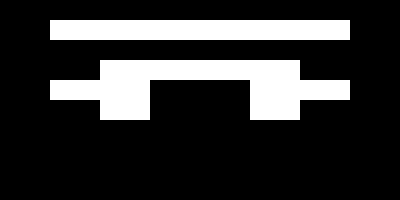

A level layout from a 2D game, rendered from its tile map. Below: a short description, then the map file with its tile-grid data intact:
An orthogonal 8x10 tile map with 50x20 px tiles, 1 tile layer (level-layer).

<map version="1.10" tiledversion="1.11.0" orientation="orthogonal" renderorder="right-down" width="8" height="10" tilewidth="50" tileheight="20" infinite="0" nextlayerid="2" nextobjectid="1">
 <editorsettings>
  <export target="level1.json" format="json" />
 </editorsettings>
 <tileset firstgid="1" name="block" tilewidth="50" tileheight="20" tilecount="1" columns="1">
  <image source="../assets/bo-block.jpg" width="50" height="20" />
 </tileset>
 <layer id="1" name="level-layer" width="8" height="10">
  <data encoding="csv">
0,0,0,0,0,0,0,0,
0,1,1,1,1,1,1,0,
0,0,0,0,0,0,0,0,
0,0,1,1,1,1,0,0,
0,1,1,0,0,1,1,0,
0,0,1,0,0,1,0,0,
0,0,0,0,0,0,0,0,
0,0,0,0,0,0,0,0,
0,0,0,0,0,0,0,0,
0,0,0,0,0,0,0,0
</data>
 </layer>
</map>
